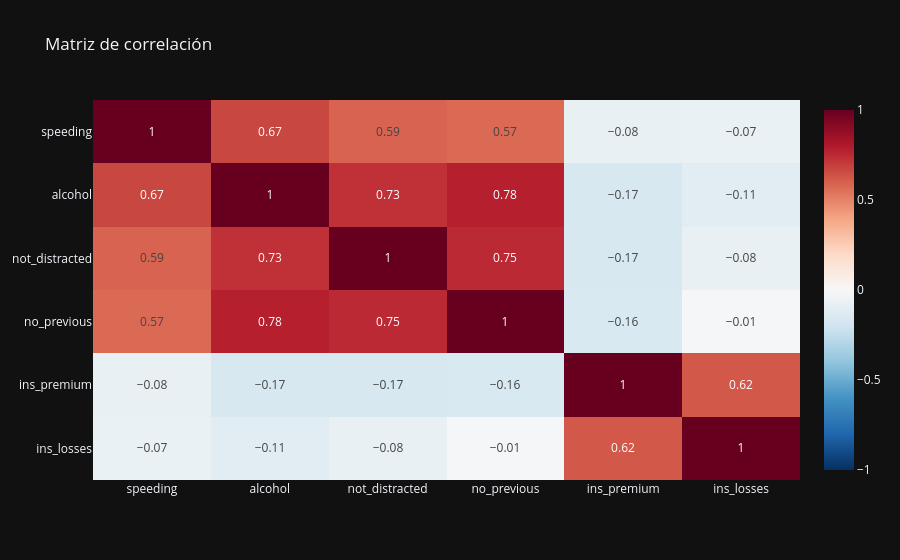

Notebook code cell kept with this figure:
### Code cell
# 2.6 Matriz de correlación (numéricas)
num_cols = df.select_dtypes(include='number').columns.tolist()
if len(num_cols) >= 2:
    corr = df[num_cols].corr(numeric_only=True).round(2)
    fig = px.imshow(corr, color_continuous_scale='RdBu_r', zmin=-1, zmax=1, aspect='auto',
                    text_auto=(len(num_cols) <= 12), title='Matriz de correlación')
    fig.show()
else:
    print('Pocas numéricas para correlación.')

### Figure 1 — Plotly figure (JSON) as saved in the notebook; plotly's stock layout.template omitted (floating-point values rounded to 4 significant figures)
{"data": [{"coloraxis": "coloraxis", "hovertemplate": "x: %{x}<br>y: %{y}<br>color: %{z}<extra></extra>", "name": "0", "texttemplate": "%{z}", "type": "heatmap", "x": ["speeding", "alcohol", "not_distracted", "no_previous", "ins_premium", "ins_losses"], "xaxis": "x", "y": ["speeding", "alcohol", "not_distracted", "no_previous", "ins_premium", "ins_losses"], "yaxis": "y", "z": [[1.0, 0.67, 0.59, 0.57, -0.08, -0.07], [0.67, 1.0, 0.73, 0.78, -0.17, -0.11], [0.59, 0.73, 1.0, 0.75, -0.17, -0.08], [0.57, 0.78, 0.75, 1.0, -0.16, -0.01], [-0.08, -0.17, -0.17, -0.16, 1.0, 0.62], [-0.07, -0.11, -0.08, -0.01, 0.62, 1.0]]}], "layout": {"coloraxis": {"cmax": 1, "cmin": -1, "colorscale": [[0.0, "rgb(5,48,97)"], [0.1, "rgb(33,102,172)"], [0.2, "rgb(67,147,195)"], [0.3, "rgb(146,197,222)"], [0.4, "rgb(209,229,240)"], [0.5, "rgb(247,247,247)"], [0.6, "rgb(253,219,199)"], [0.7, "rgb(244,165,130)"], [0.8, "rgb(214,96,77)"], [0.9, "rgb(178,24,43)"], [1.0, "rgb(103,0,31)"]]}, "title": {"text": "Matriz de correlación"}, "xaxis": {"anchor": "y", "domain": [0.0, 1.0]}, "yaxis": {"anchor": "x", "autorange": "reversed", "domain": [0.0, 1.0]}}}
